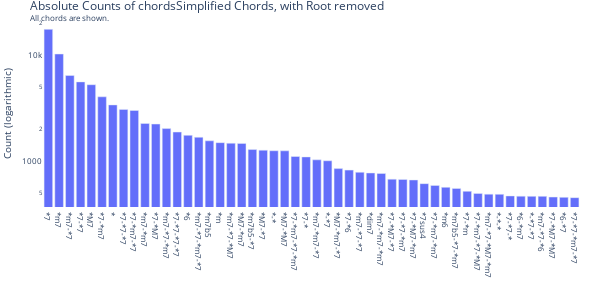

This figure's notebook cell:
### Code cell
df_noroot.sort_values(by=['count'], ascending=False, inplace=True)
df_noroot_top = df_noroot.head(topn)

if len(df_noroot_top) > topn:
    text = f'Only the top {topn} chords are shown.'
else:
    text = f'All chords are shown.'


fig = px.bar(df_noroot_top,
             x='chord',
             y='count',
             log_y=True,
             width=600, height=300,
             )
fig.update_layout(
    barmode='stack',
    xaxis={'categoryorder':'total descending'},
    title={'text': f"Absolute Counts of {chords_preprocess} Chords, with Root removed<br><sup>{text}</sup>",
           'font': {'size': 12}
           },
    xaxis_title="",
    yaxis_title="Count (logarithmic)",
    margin=dict(l=0, r=20, t=20, b=20),
    font=dict(
        #family="Courier New, monospace",
        size=8,
        #color="RebeccaPurple"
    ),
    plot_bgcolor="white",
)
fig.show()

### Figure 1 — Plotly figure (JSON) as saved in the notebook; plotly's stock layout.template omitted (floating-point values rounded to 4 significant figures)
{"data": [{"alignmentgroup": "True", "hovertemplate": "chord=%{x}<br>count=%{y}<extra></extra>", "legendgroup": "", "marker": {"color": "#636efa", "pattern": {"shape": ""}}, "name": "", "offsetgroup": "", "orientation": "v", "showlegend": false, "textposition": "auto", "x": ["*7", "*m7", "*m7-*7", "*7-*7", "*M7", "*7-*m7", "*", "*7-*7-*7", "*7-*m7-*7", "*m7-*m7", "*7-*M7", "*m7-*7-*m7", "*7-*7-*7-*7", "*6", "*m7-*7-*m7-*7", "*m7b5", "*m", "*m7-*7-*M7", "*M7-*m7", "*m7b5-*7", "*M7-*7", "*-*", "*M7-*M7", "*7-*m7-*7-*m7", "*7-*", "*m7-*m7-*7", "*-*7", "*M7-*m7-*7", "*7-*6", "*m7-*7-*7", "*dim7", "*m7-*m7-*m7", "*7-*M7-*7", "*7-*7-*m7", "*7-*M7-*m7", "*7sus4", "*7-*m7-*m7", "*m6", "*m7b5-*7-*m7", "*7-*m", "*7-*m7-*7-*M7", "*m7-*7-*M7-*m7", "*-*-*", "*7-*7-*", "*6-*m7", "*-*7-*7", "*m7-*7-*6", "*7-*M7-*M7", "*6-*7", "*7-*7-*m7-*7"], "xaxis": "x", "y": [17461, 10230, 6415, 5588, 5256, 4044, 3393, 3078, 3008, 2270, 2240, 2030, 1883, 1754, 1682, 1557, 1496, 1478, 1473, 1288, 1271, 1255, 1253, 1108, 1098, 1031, 1010, 852, 825, 787, 775, 767, 678, 674, 666, 615, 592, 568, 555, 521, 498, 490, 488, 471, 469, 467, 467, 460, 457, 454], "yaxis": "y", "type": "bar"}], "layout": {"xaxis": {"anchor": "y", "domain": [0.0, 1.0], "title": {"text": ""}, "categoryorder": "total descending"}, "yaxis": {"anchor": "x", "domain": [0.0, 1.0], "title": {"text": "Count (logarithmic)"}, "type": "log"}, "legend": {"tracegroupgap": 0}, "margin": {"t": 20, "l": 0, "r": 20, "b": 20}, "barmode": "stack", "height": 300, "width": 600, "title": {"font": {"size": 12}, "text": "Absolute Counts of chordsSimplified Chords, with Root removed<br><sup>All chords are shown.</sup>"}, "font": {"size": 8}, "plot_bgcolor": "white"}}
